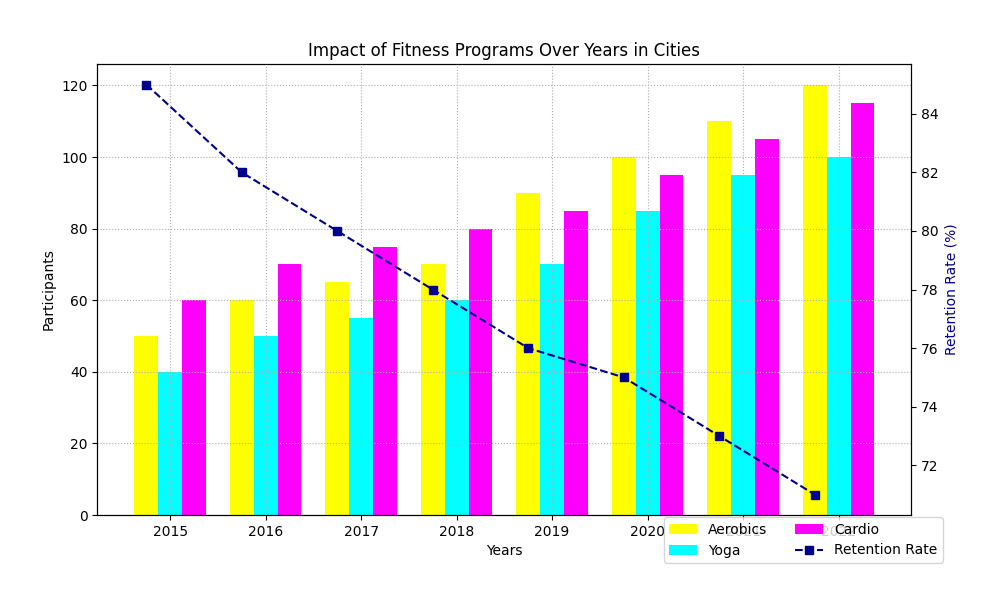

Generate this figure with Python:
import numpy as np
import matplotlib.pyplot as plt

cities = ['City A', 'City B', 'City C']
years = ['2015', '2016', '2017', '2018', '2019', '2020', '2021', '2022']

data = {
    'Aerobics': [50, 60, 65, 70, 90, 100, 110, 120],
    'Yoga': [40, 50, 55, 60, 70, 85, 95, 100],
    'Cardio': [60, 70, 75, 80, 85, 95, 105, 115]
}

fig, ax = plt.subplots(figsize=(10, 6))

x = np.arange(len(years))
width = 0.25

colors = ['yellow', 'cyan', 'magenta']  # Changed order: Aerobics, Yoga, Cardio

# Change line styles and marker types
line_styles = ['-.', '--', '-']
markers = ['s', 'D', 'o']

# Randomly changed bar colors and marker styles
for i, (program, counts) in enumerate(data.items()):
    ax.bar(x + i * width, counts, width, color=colors[i], label=program)

ax.set_xlabel('Years')
ax.set_ylabel('Participants')
ax.set_title('Impact of Fitness Programs Over Years in Cities')
ax.set_xticks(x + width)
ax.set_xticklabels(years)

ax2 = ax.twinx()

retention_rate = [85, 82, 80, 78, 76, 75, 73, 71]
ax2.plot(years, retention_rate, color='darkblue', linestyle='--', marker='s', label='Retention Rate')
ax2.set_ylabel('Retention Rate (%)', color='darkblue')

# Randomly changing the legend location and grid settings
fig.legend(loc='lower right', ncol=2, bbox_to_anchor=(0.95, 0.05))
ax.grid(True, which='both', linestyle=':')

fig.tight_layout(pad=3)

plt.show()
